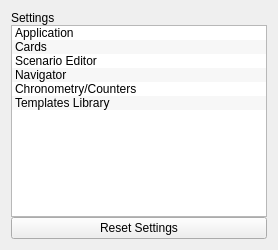
     <widget class="QWidget" name="layoutWidget">
      <layout class="QVBoxLayout" name="verticalLayout_2">
       <property name="spacing">
        <number>0</number>
       </property>
       <item>
        <widget class="QLabel" name="topLeftEmptyLabel">
         <property name="text">
          <string>Settings</string>
         </property>
        </widget>
       </item>
       <item>
        <widget class="QListWidget" name="categories">
         <property name="sizePolicy">
          <sizepolicy hsizetype="Preferred" vsizetype="Expanding">
           <horstretch>0</horstretch>
           <verstretch>0</verstretch>
          </sizepolicy>
         </property>
         <property name="editTriggers">
          <set>QAbstractItemView::NoEditTriggers</set>
         </property>
         <property name="alternatingRowColors">
          <bool>true</bool>
         </property>
         <property name="selectionBehavior">
          <enum>QAbstractItemView::SelectRows</enum>
         </property>
         <property name="iconSize">
          <size>
           <width>36</width>
           <height>36</height>
          </size>
         </property>
         <item>
          <property name="text">
           <string>Application</string>
          </property>
          <property name="icon">
           <iconset resource="../../../scenarist-core/Resources/Resources.qrc">
            <normaloff>:/Graphics/Icons/settings_application.png</normaloff>:/Graphics/Icons/settings_application.png</iconset>
          </property>
         </item>
         <item>
          <property name="text">
           <string>Cards</string>
          </property>
          <property name="icon">
           <iconset resource="../../../scenarist-core/Resources/Resources.qrc">
            <normaloff>:/Graphics/Icons/settings-cards.png</normaloff>:/Graphics/Icons/settings-cards.png</iconset>
          </property>
         </item>
         <item>
          <property name="text">
           <string>Scenario Editor</string>
          </property>
          <property name="icon">
           <iconset resource="../../../scenarist-core/Resources/Resources.qrc">
            <normaloff>:/Graphics/Icons/settings_text_editor.png</normaloff>:/Graphics/Icons/settings_text_editor.png</iconset>
          </property>
         </item>
         <item>
          <property name="text">
           <string>Navigator</string>
          </property>
          <property name="icon">
           <iconset resource="../../../scenarist-core/Resources/Resources.qrc">
            <normaloff>:/Graphics/Icons/settings_navigator.png</normaloff>:/Graphics/Icons/settings_navigator.png</iconset>
          </property>
         </item>
         <item>
          <property name="text">
           <string>Chronometry/Counters</string>
          </property>
          <property name="icon">
           <iconset resource="../../../scenarist-core/Resources/Resources.qrc">
            <normaloff>:/Graphics/Icons/settings_chronometry.png</normaloff>:/Graphics/Icons/settings_chronometry.png</iconset>
          </property>
         </item>
         <item>
          <property name="text">
           <string>Templates Library</string>
          </property>
          <property name="icon">
           <iconset resource="../../../scenarist-core/Resources/Resources.qrc">
            <normaloff>:/Graphics/Icons/style.png</normaloff>:/Graphics/Icons/style.png</iconset>
          </property>
         </item>
        </widget>
       </item>
       <item>
        <widget class="QPushButton" name="resetSettings">
         <property name="text">
          <string>Reset Settings</string>
         </property>
        </widget>
       </item>
      </layout>
     </widget>
